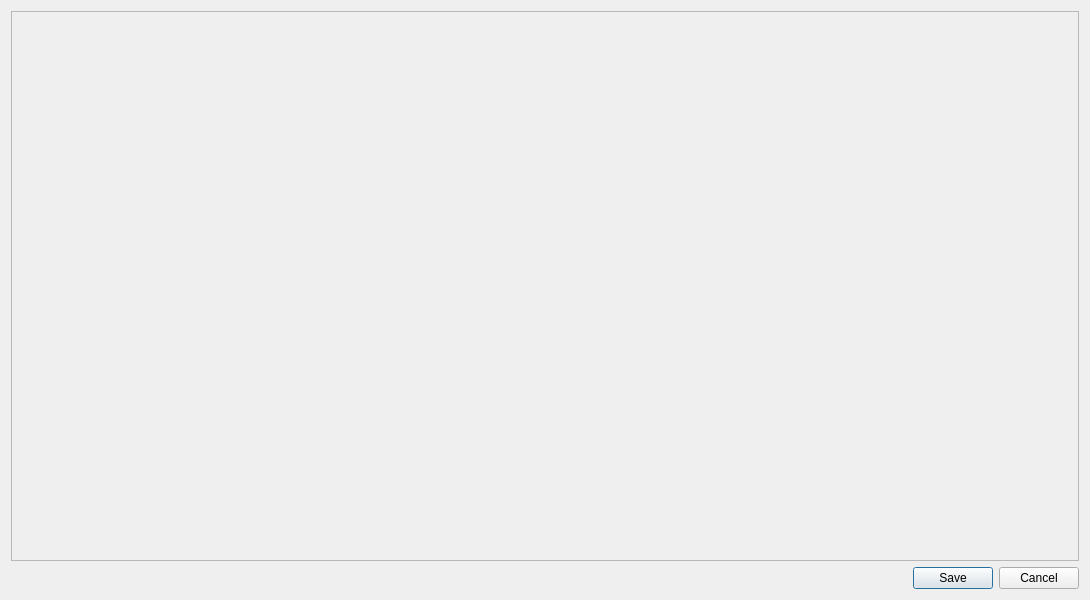
<?xml version="1.0" encoding="UTF-8"?>
<ui version="4.0">
 <class>Test1Dialog</class>
 <widget class="QDialog" name="Test1Dialog">
  <property name="geometry">
   <rect>
    <x>0</x>
    <y>0</y>
    <width>1090</width>
    <height>600</height>
   </rect>
  </property>
  <property name="windowTitle">
   <string>Тест оцінки рівня сформованості когнітивного компонента</string>
  </property>
  <property name="sizeGripEnabled">
   <bool>false</bool>
  </property>
  <layout class="QVBoxLayout" name="verticalLayout">
   <item>
    <widget class="QScrollArea" name="scrollArea">
     <property name="verticalScrollBarPolicy">
      <enum>Qt::ScrollBarAsNeeded</enum>
     </property>
     <property name="horizontalScrollBarPolicy">
      <enum>Qt::ScrollBarAsNeeded</enum>
     </property>
     <property name="widgetResizable">
      <bool>true</bool>
     </property>
     <widget class="QWidget" name="scrollAreaWidgetContents">
      <property name="geometry">
       <rect>
        <x>0</x>
        <y>0</y>
        <width>1070</width>
        <height>552</height>
       </rect>
      </property>
     </widget>
    </widget>
   </item>
   <item>
    <widget class="QDialogButtonBox" name="buttonBox">
     <property name="orientation">
      <enum>Qt::Horizontal</enum>
     </property>
     <property name="standardButtons">
      <set>QDialogButtonBox::Cancel|QDialogButtonBox::Save</set>
     </property>
    </widget>
   </item>
  </layout>
 </widget>
 <resources/>
 <connections>
  <connection>
   <sender>buttonBox</sender>
   <signal>accepted()</signal>
   <receiver>Test1Dialog</receiver>
   <slot>accept()</slot>
   <hints>
    <hint type="sourcelabel">
     <x>248</x>
     <y>254</y>
    </hint>
    <hint type="destinationlabel">
     <x>157</x>
     <y>274</y>
    </hint>
   </hints>
  </connection>
  <connection>
   <sender>buttonBox</sender>
   <signal>rejected()</signal>
   <receiver>Test1Dialog</receiver>
   <slot>reject()</slot>
   <hints>
    <hint type="sourcelabel">
     <x>316</x>
     <y>260</y>
    </hint>
    <hint type="destinationlabel">
     <x>286</x>
     <y>274</y>
    </hint>
   </hints>
  </connection>
 </connections>
</ui>
